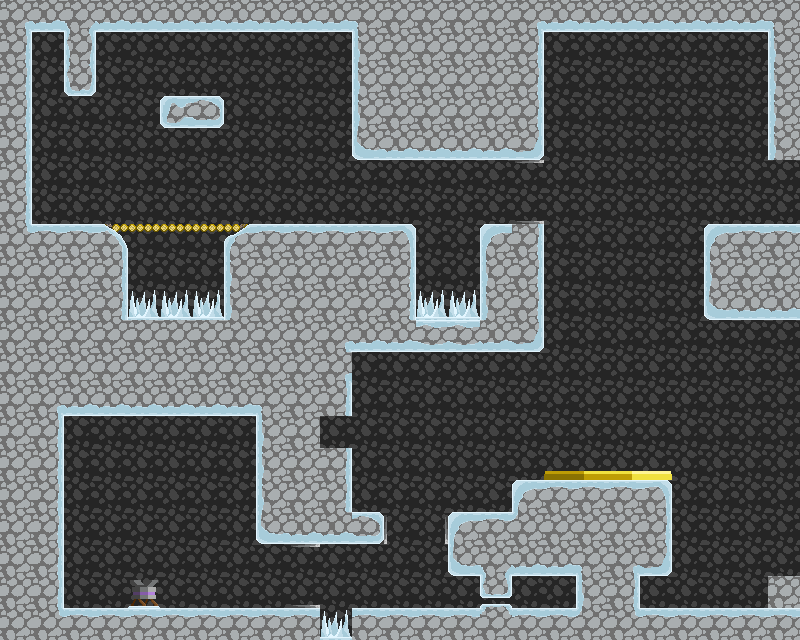

A level layout from a 2D game, rendered from its tile map. Below: a short description, then the map file with its tile-grid data intact:
An orthogonal 25x20 tile map with 32x32 px tiles, 2 tile layers (tilemap, foreground) and 19 objects (4x breakablewall, 3x door, 2x TravelPoint, 2x powerup, 2x jadedragon, ...).

<map version="1.0" orientation="orthogonal" width="25" height="20" tilewidth="32" tileheight="32">
 <tileset firstgid="1" name="tilemap" tilewidth="32" tileheight="32">
  <image source="gfx/tilemap.png" width="192" height="320" />
 </tileset>
 <layer name="tilemap" width="25" height="20">
  <data encoding="csv">
15,15,9,9,9,9,9,9,9,9,9,9,9,9,9,9,9,15,15,15,15,15,15,15,15,
15,15,9,9,9,9,9,9,9,9,9,9,9,9,9,9,9,15,15,15,15,15,15,15,15,
15,15,9,9,9,9,9,9,9,9,9,9,9,9,9,9,9,15,15,15,15,15,15,15,15,
15,15,9,9,9,9,9,9,9,9,9,9,9,9,9,9,9,15,15,15,15,15,15,15,15,
15,15,9,9,9,9,9,9,9,9,9,9,9,9,9,9,9,15,15,15,15,15,15,15,15,
15,15,9,9,9,9,9,9,9,9,9,9,9,9,9,9,9,15,15,15,15,15,15,15,15,
15,15,9,9,9,9,9,9,9,9,9,9,9,9,9,9,9,15,15,15,15,15,15,15,15,
15,15,9,9,9,9,9,9,9,9,9,9,9,9,9,9,9,15,15,15,15,15,15,15,15,
15,15,9,9,9,9,9,9,9,9,9,9,9,9,9,9,9,15,15,15,15,15,15,15,15,
15,15,9,9,9,9,9,9,9,9,9,9,9,9,9,9,9,15,15,15,15,15,15,15,15,
15,15,15,15,15,15,15,15,15,15,15,15,15,15,15,15,15,15,15,15,15,15,15,15,15,
15,15,15,15,15,15,15,15,15,15,15,15,15,15,15,15,15,15,15,15,15,15,15,15,15,
15,15,15,15,15,15,15,15,15,15,15,15,15,15,15,15,15,15,15,15,15,15,15,15,15,
15,15,15,15,15,15,15,15,15,15,15,15,15,15,15,15,15,15,15,15,15,15,15,15,15,
15,15,15,15,15,15,15,15,15,15,15,15,15,15,15,15,15,15,15,15,15,15,15,15,15,
15,15,15,15,15,15,15,15,15,15,15,15,15,15,15,15,15,15,15,15,15,15,15,15,15,
15,15,15,15,15,15,15,15,15,15,15,15,15,15,15,15,15,15,15,15,29,15,15,15,15,
15,15,15,15,15,15,15,15,15,15,15,15,15,15,15,15,15,15,15,15,15,15,15,15,15,
15,15,15,15,15,15,15,15,15,15,15,15,15,15,15,15,15,15,15,15,15,15,15,15,15,
15,15,15,15,15,15,15,15,15,15,15,15,15,15,15,15,15,15,15,15,15,15,15,15,15
</data>
 </layer>
 <layer name="foreground" width="25" height="20">
  <data encoding="csv">
22,23,2,23,23,23,23,23,23,23,23,24,11,11,11,11,22,23,23,23,23,23,23,23,24,
28,0,26,0,0,0,0,0,0,0,0,10,11,11,11,11,12,0,0,0,0,0,0,0,30,
28,0,7,0,0,0,0,0,0,0,0,10,11,11,11,11,12,0,0,0,0,0,0,0,30,
28,0,0,0,0,31,33,0,0,0,0,10,11,11,11,11,12,0,0,0,0,0,0,0,30,
28,0,0,0,0,0,0,0,0,0,0,16,23,23,23,23,18,0,0,0,0,0,0,0,30,
28,0,0,0,0,0,0,0,0,0,0,0,0,0,0,0,42,0,0,0,0,0,0,0,0,
28,0,0,0,0,0,0,0,0,0,0,0,0,0,0,0,48,0,0,0,0,0,0,0,0,
34,35,35,49,50,50,50,51,5,5,5,5,6,0,0,4,12,0,0,0,0,0,4,35,35,
11,11,11,12,0,0,0,10,11,11,11,11,12,0,0,10,12,0,0,0,0,0,10,11,11,
11,11,11,12,52,52,52,10,11,11,11,11,12,52,52,30,12,0,0,0,0,0,16,17,17,
11,11,11,11,11,11,11,11,11,11,22,17,17,13,13,17,18,0,0,0,0,0,0,0,0,
11,11,11,11,11,11,11,11,11,11,22,0,0,0,0,0,0,0,0,0,0,0,0,0,0,
11,22,17,17,17,17,17,17,24,11,28,0,0,0,0,0,0,0,0,0,0,0,0,0,0,
11,28,0,0,0,0,0,0,10,11,0,0,0,0,0,0,0,0,0,0,0,0,0,0,0,
11,28,0,0,0,0,0,0,10,11,12,0,0,0,0,0,0,55,56,57,58,0,0,0,0,
11,28,0,0,0,0,0,0,10,11,12,0,0,0,0,0,4,5,5,5,6,0,0,0,0,
11,28,0,0,0,0,0,0,16,17,17,21,59,60,4,5,36,11,11,11,12,0,0,0,0,
11,28,0,0,0,0,0,0,0,42,0,0,0,0,16,2,17,17,24,22,18,0,0,0,0,
11,28,0,0,29,0,0,0,0,48,0,0,0,0,0,8,0,0,30,28,0,0,0,0,11,
11,34,35,35,35,35,35,35,35,35,52,35,35,35,35,14,35,35,36,34,35,35,35,35,35
</data>
 </layer>
 <objectgroup name="objects" width="25" height="20">
  <object name="mapOneDoorOne" type="TravelPoint" x="768" y="160" width="32" height="64">
   <properties>
    <property name="map" value="mapTwo" />
    <property name="target" value="mapTwoDoorOne" />
   </properties>
  </object>
  <object name="mapOneSpawn" type="TravelPoint" x="192" y="192" width="64" height="32">
   <properties>
    <property name="map" value="" />
    <property name="target" value="" />
   </properties>
  </object>
  <object name="DoorOne" type="door" x="512" y="160" width="32" height="64" />
  <object name="leverOne" type="lever" x="64" y="192" width="32" height="32">
   <properties>
    <property name="door" value="DoorOne" />
   </properties>
  </object>
  <object name="WallOne" type="breakablewall" x="320" y="160" width="32" height="64" />
  <object name="ButtonOne" type="floorbutton" x="192" y="576" width="64" height="32">
   <properties>
    <property name="door" value="DoorTwo" />
   </properties>
  </object>
  <object name="DoorTwo" type="door" x="288" y="544" width="32" height="64" />
  <object name="Powerup" type="powerup" x="128" y="544" width="32" height="32">
   <properties>
    <property name="powerup" value="8" />
   </properties>
  </object>
  <object name="DoorThree" type="door" x="384" y="512" width="64" height="32" />
  <object name="wallButton" type="wallbutton" x="544" y="576" width="32" height="32">
   <properties>
    <property name="door" value="DoorThree" />
    <property name="left" value="true" />
   </properties>
  </object>
  <object name="ButtonTwo" type="slambutton" x="544" y="448" width="128" height="32">
   <properties>
    <property name="door" value="DoorOne" />
   </properties>
  </object>
  <object name="ButtonOne" type="ceilbutton" x="192" y="416" width="64" height="32">
   <properties>
    <property name="door" value="DoorTwo" />
   </properties>
  </object>
  <object name="WallOne" type="breakablewall" x="288" y="160" width="32" height="64" />
  <object name="WallOne" type="breakablewall" x="352" y="160" width="32" height="64" />
  <object name="WallOne" type="breakablewall" x="384" y="160" width="32" height="64" />
  <object name="ChargeJumpTutorial" type="tutorialText" x="50" y="403" width="241" height="215">
   <properties>
    <property name="powerup" value="7" />
    <property name="text" value="Hold down to charge your jump" />
   </properties>
  </object>
  <object type="jadedragon" x="320" y="416" width="32" height="32">
   <properties>
    <property name="delay" value="1" />
    <property name="interval" value="5" />
   </properties>
  </object>
  <object name="Powerup" type="powerup" x="128" y="192" width="32" height="32">
   <properties>
    <property name="powerup" value="1" />
   </properties>
  </object>
  <object type="jadedragon" x="640" y="96" width="32" height="32">
   <properties>
    <property name="delay" value="1" />
    <property name="interval" value="5" />
   </properties>
  </object>
 </objectgroup>
</map>
